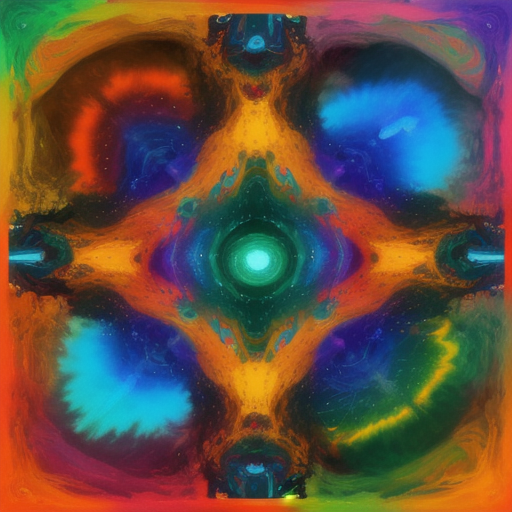
#> input picture data/lab2-img.png, 512 x 512 px
$ jupyter execute homework.ipynb
#> lines starting #> are read from the running program, lines starting #| are printed output that depends on the picture
# Prac 02
For this homework you will have to complete and implement the colour balancing for:
* Gray world algorithm
* Scale-by-max algorithm

You are free to use your own images. Experiment with more images and think about the effect each of the algorithms has on the resulting (balanced) image.

### Colour Balancing
In this notebook we will show different type of colour balancing making use of von Kries' hypothesis.

[cell 1]
import cv2
import numpy as np
from matplotlib import pyplot as plt
plt.rcParams['figure.figsize'] = [15, 5]

[cell 2]
img = cv2.imread('../data/lab2-img.png')
#> img is the input picture: shape (512, 512, 3); mean B, G, R 65.9, 78, 96.8
img = cv2.cvtColor(img, cv2.COLOR_BGR2RGB)
plt.imshow(img)

### White patch
In white patch algorithm we choose a group of pixels we know they should be white. We then scale the resulting image colour channels by this white patch.

[cell 3]
# Define white patch and the coefficients
row, col = 256, 256
white = img[row, col, :]
#> white = [115, 242, 241]
coeffs = 255.0 / white
#> coeffs = [2.22, 1.05, 1.06]

# Apply white balancing and generate balanced image
balanced = np.zeros_like(img, dtype=np.float32)
for channel in range(3):
    balanced[:, :, channel] = img[:, :, channel] * coeffs[channel]
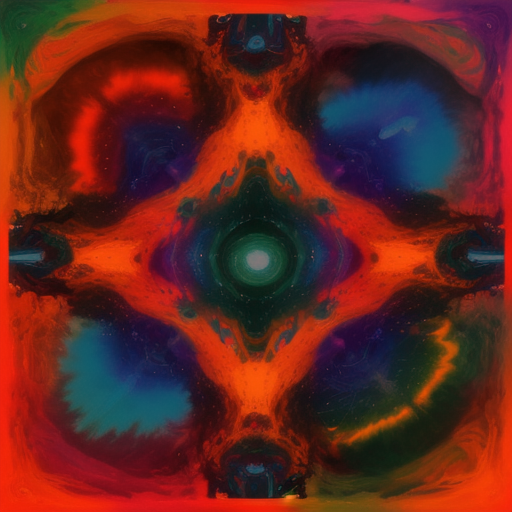
#> balanced: shape (512, 512, 3) float32; mean R, G, B 214.7, 82.2, 69.8; drawn with min black and max white

# White patching does not guarantee that the dynamic range is preserved, images must be clipped.
balanced = balanced/255
balanced[balanced > 1] = 1
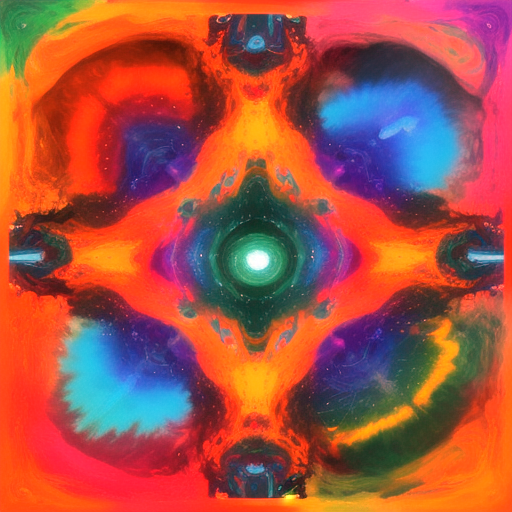
#> balanced: shape (512, 512, 3) float32; mean R, G, B 0.652, 0.322, 0.274

plt.subplot(121), plt.imshow(img)
plt.subplot(122), plt.imshow(balanced)
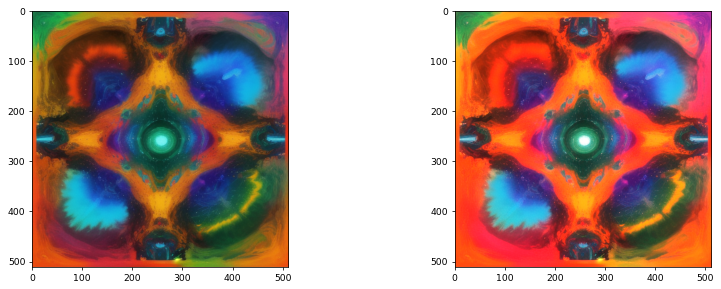
#> figure drawn by matplotlib, 2 panels

### Gray world
This algorithm assumes that a scene, on average, is gray.

[cell 4]
# Load your image
img = cv2.imread('../data/lab2-dark.png')
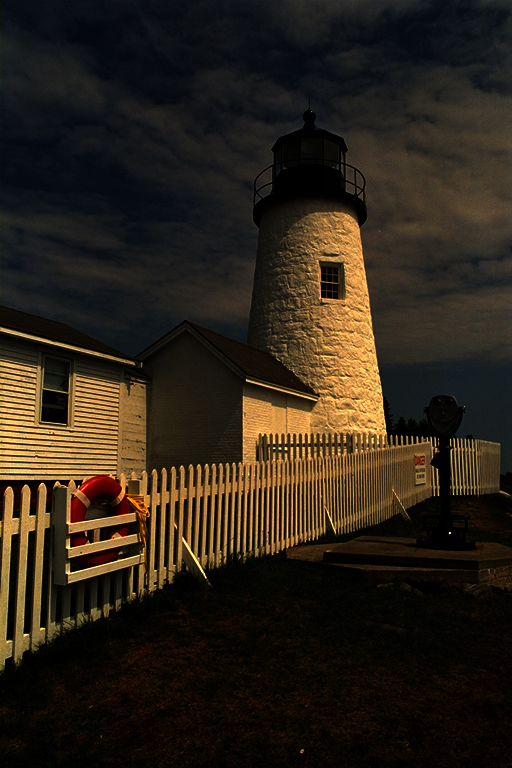
#> input picture data/lab2-dark.png, 512 x 768 px
#> img is the input picture: shape (768, 512, 3); mean B, G, R 23, 35.5, 44.4
img = cv2.cvtColor(img, cv2.COLOR_BGR2RGB)

# Compute the mean values for all three colour channels (red, green, blue)
mean_r = img[:, :, 0].mean()
#> mean_r = 44.36
mean_g = img[:, :, 1].mean()
#> mean_g = 35.5
mean_b = img[:, :, 2].mean()
#> mean_b = 23.05

# Compute the coefficients kr, kg, kb
# Note: there are 3 coefficients to compute but we only have 2 equations.
# Therefore, you have to make an assumption, fix the value of one of the
# coefficients and compute the remining two
# Hint: You can fix the coefficient of the brightest colour channel to 1.
gray = (0.2989 * mean_r + 0.5870 * mean_g + 0.1140 * mean_b)
#> gray = 36.72
kr = gray / mean_r
#> kr = 0.828
kg = gray / mean_g
#> kg = 1.03
kb = gray / mean_b
#> kb = 1.59

# Apply color balancing and generate the balanced image
coeffs = [kr, kg, kb]
#> coeffs = [0.828, 1.03, 1.59]
balanced = np.zeros_like(img, dtype=np.float32)
for channel in range(3):
    balanced[:, :, channel] = img[:, :, channel] * coeffs[channel]
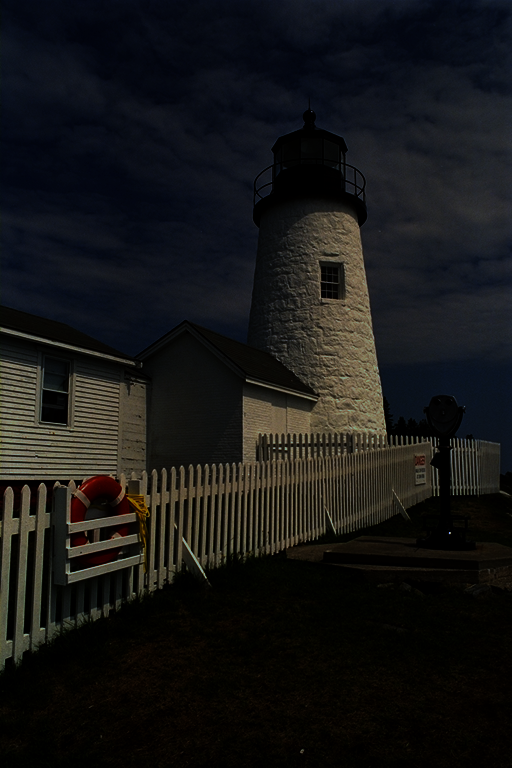
#> balanced: shape (768, 512, 3) float32; mean R, G, B 36.7, 36.7, 36.7; drawn with min black and max white

balanced = balanced/255
balanced[balanced > 1] = 1
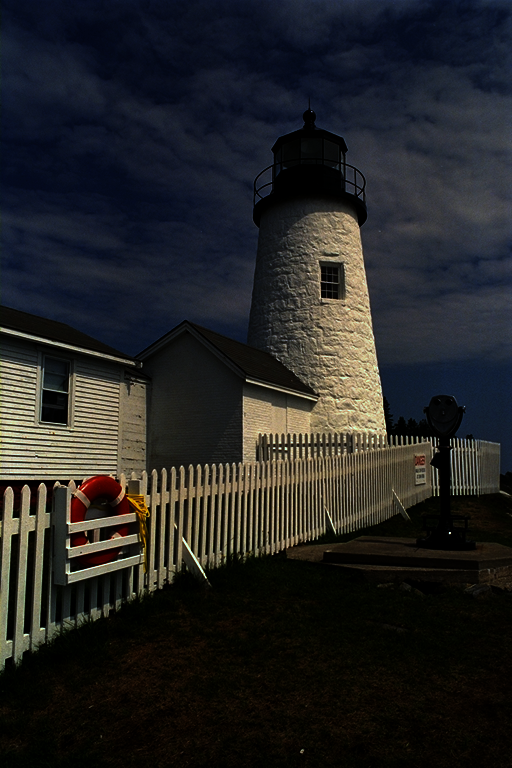
#> balanced: shape (768, 512, 3) float32; mean R, G, B 0.144, 0.144, 0.144

# Show the original and the balanced image side by side
plt.subplot(121), plt.imshow(img)
plt.subplot(122), plt.imshow(balanced)

### Scale-by-max
This is a straightforward algorithm that scales each colour channel by its maximum value. Note that it is sensitive to noise and saturations.

[cell 5]
# Load your image
img = cv2.imread('../data/lab2-img.png')
img = cv2.cvtColor(img, cv2.COLOR_BGR2RGB)

# Compute the maximum values for all three colour channels (red, green, blue)
max_r = img[:, :, 0].max()
#> max_r = 246
max_g = img[:, :, 1].max()
#> max_g = 255
max_b = img[:, :, 2].max()
#> max_b = 245

print("Before:", [max_r, max_g, max_b])
#| Before: [246, 255, 245]

# Apply scale-by-max balancing and generate the balanced image
coeffs = 255 / np.array([max_r, max_g, max_b])
#> coeffs = [1.04, 1, 1.04]
balanced = np.zeros_like(img, dtype=np.float32)
for channel in range(3):
    balanced[:, :, channel] = img[:, :, channel] * coeffs[channel]
#> balanced: shape (512, 512, 3) float32

balanced = balanced.astype('uint8')

plt.subplot(121), plt.imshow(img)
plt.subplot(122), plt.imshow(balanced)

print("After:", [balanced[:, :, 0].max(), balanced[:, :, 1].max(), balanced[:, :, 2].max()])
#| After: [255, 255, 255]
